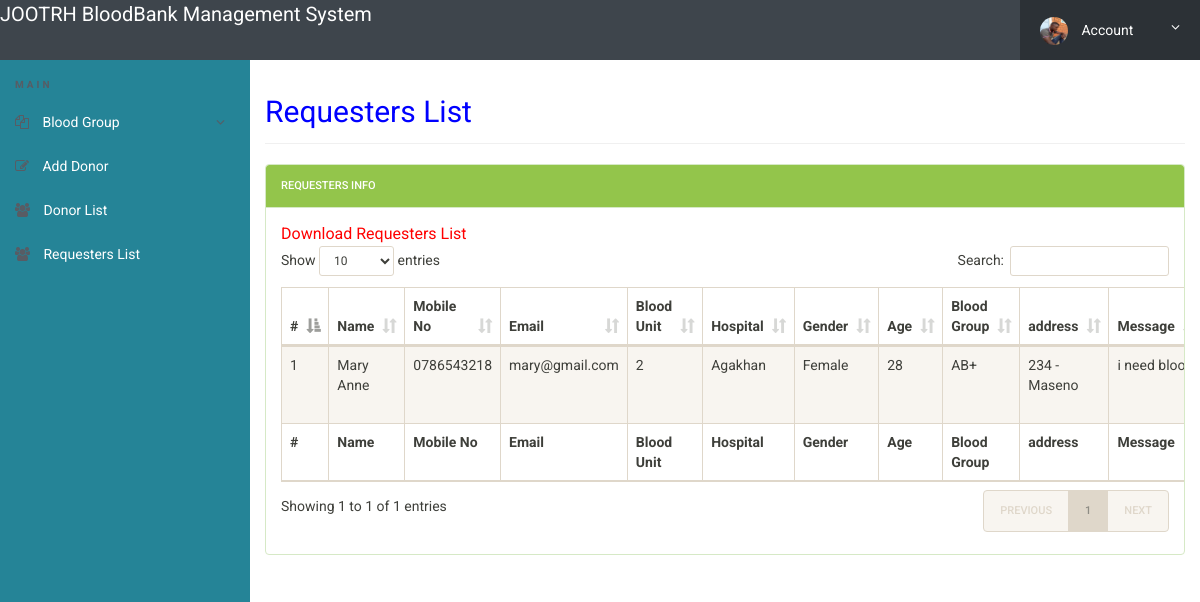
/admin/requesters-list.php (signed in), run on the app's committed database.
### tables this page shows
CREATE TABLE `tblbloodrequesters` (
  `id` int(11) NOT NULL,
  `FullName` varchar(100) DEFAULT NULL,
  `MobileNumber` char(11) DEFAULT NULL,
  `EmailId` varchar(100) DEFAULT NULL,
  `BloodUnits` char(11) DEFAULT NULL,
  `Hospital` varchar(100) DEFAULT NULL,
  `Age` int(11) DEFAULT NULL,
  `Gender` varchar(20) DEFAULT NULL,
  `BloodGroup` varchar(20) DEFAULT NULL,
  `Address` varchar(255) DEFAULT NULL,
  `Message` mediumtext DEFAULT NULL,
  `PostingDate` timestamp NOT NULL DEFAULT current_timestamp(),
  `status` int(1) DEFAULT NULL
);

### admin/requesters-list.php (the view, shortened to what this page needs)
<?php
include('includes/config.php');
if(strlen($_SESSION['alogin'])==0)
	{
header('location:index.php');
}
else{
 ?>
<!doctype html>
<html lang="en" class="no-js">
<head>
	<link rel="stylesheet" href="css/font-awesome.min.css">
	<link rel="stylesheet" href="css/bootstrap.min.css">
	<link rel="stylesheet" href="css/dataTables.bootstrap.min.css">
	<link rel="stylesheet" href="css/bootstrap-social.css">
	<link rel="stylesheet" href="css/bootstrap-select.css">
	<link rel="stylesheet" href="css/fileinput.min.css">
	<link rel="stylesheet" href="css/awesome-bootstrap-checkbox.css">
	<link rel="stylesheet" href="css/style.css">
</head>
<body>
	<?php include('includes/header.php');?>
	<div class="ts-main-content">
		<?php include('includes/leftbar.php');?>
		<div class="content-wrapper">
			<div class="container-fluid">
				<div class="row">
					<div class="col-md-12">
						<h2 class="page-title" style="color:blue">Requesters List</h2>
						<div class="panel panel-success">
							<div class="panel-heading">Requesters Info</div>
							<div class="panel-body">
				<a href="requesters-record.php" style="color:red; font-size:16px;">Download Requesters List</a>
								<table id="zctb" class="display table table-striped table-bordered table-hover" cellspacing="0" width="100%">
									<thead>
										<tr>
										<th>#</th>
											<th>Name</th>
											<th>Mobile No</th>
											<th>Email</th>
                                            <th>Blood Unit</th>
                                            <th>Hospital</th>
											<th>Gender</th>
											<th>Age</th>
											<th>Blood Group</th>
											<th>address</th>
											<th>Message </th>
										</tr>
									</thead>
									<tfoot>
										<tr>
										<th>#</th>
										<th>Name</th>
											<th>Mobile No</th>
											<th>Email</th>
                                            <th>Blood Unit</th>
                                            <th>Hospital</th>
											<th>Gender</th>
											<th>Age</th>
											<th>Blood Group</th>
											<th>address</th>
											<th>Message </th>
										</tr>
									</tfoot>
									<tbody>
<?php $sql = "SELECT * from  tblbloodrequesters ";
$query = $dbh -> prepare($sql);
$query->execute();
$results=$query->fetchAll(PDO::FETCH_OBJ);
$cnt=1;
if($query->rowCount() > 0)
{
foreach($results as $result)
{				?>
<tr>
<td><?php echo htmlentities($cnt);?></td>
<td><?php echo htmlentities($result->FullName);?></td>
<td><?php echo htmlentities($result->MobileNumber);?></td>
<td><?php echo htmlentities($result->EmailId);?></td>
<td><?php echo htmlentities($result->BloodUnits);?></td>
<td><?php echo htmlentities($result->Hospital);?></td>
<td><?php echo htmlentities($result->Gender);?></td>
<td><?php echo htmlentities($result->Age);?></td>
<td><?php echo htmlentities($result->BloodGroup);?></td>
<td><?php echo htmlentities($result->Address);?></td>
<td><?php echo htmlentities($result->Message);?></td>
</tr>
<?php $cnt=$cnt+1; }} ?>
</tbody>
</table>
</div>
</div>
</div>
</div>
</div>
</div>
</div>
</body>
</html>
<?php } ?>

### admin/css/style.css (style rules this page uses)
html { font-size: 14px; }
@media only screen and (min-width: 480px) { html { font-size: 17px; } }
@media only screen and (min-width: 768px) { html { font-size: 14px; } }
body { font-size: 1em; }
a { color: #37a6c4; }
.panel { overflow: hidden; }
.page-title { padding-bottom: 15px; margin-bottom: 20px; border-bottom: 1px solid #f0f0f0; }
.ts-main-content .content-wrapper { padding-top: 15px; margin-top: 60px; }
@media only screen and (min-width: 992px) { .ts-main-content .content-wrapper { margin-left: 250px; } }

### data on the page
tblbloodrequesters: FullName "Mary Anne", MobileNumber "0786543218", EmailId "mary@gmail.com", BloodUnits "2", Hospital "Agakhan", Gender "Female", Age "28", BloodGroup "AB+", Address "234 - Maseno", Message "i need…"
